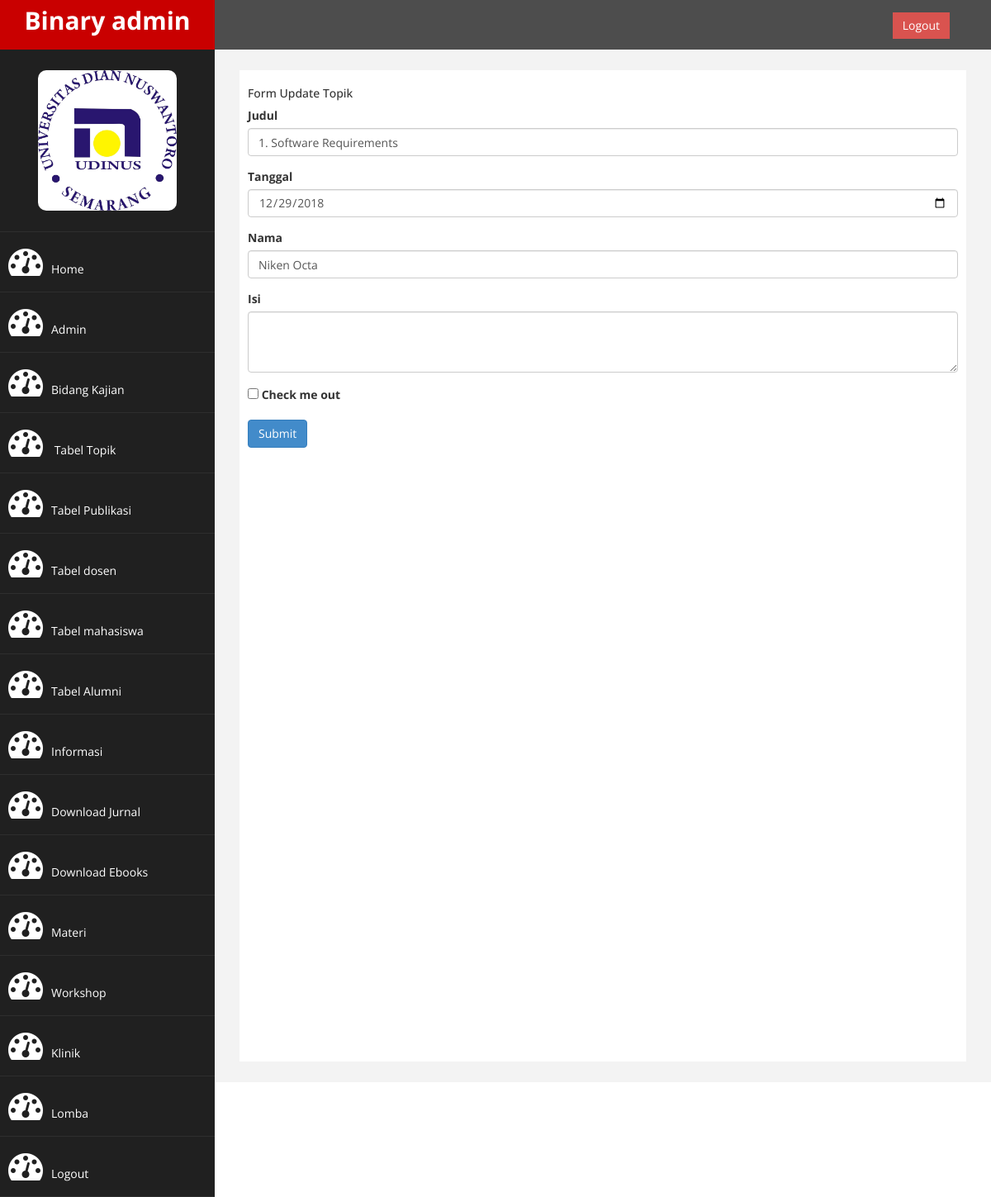
Page /admin/form-update-topik.php?id=1 (signed in) on the committed database.
### tables this page shows
CREATE TABLE IF NOT EXISTS `topik` (
`id` int(20) NOT NULL,
  `judul` varchar(200) NOT NULL,
  `tanggal` date NOT NULL,
  `nama` varchar(10) NOT NULL,
  `isi` text NOT NULL
);

### admin/form-update-topik.php (the view, shortened to what this page needs)
<?php
	include "koneksi.php";
	$id=$_GET['id'];
	$ambil = "SELECT * FROM topik WHERE id=$id";
	$query = mysqli_query($koneksi, $ambil);
	while($pecah=mysqli_fetch_array($query)){
		if (mysqli_num_rows($query)>0) {
			$judul=$pecah['judul'];
      $tanggal=$pecah['tanggal'];
			$nama=$pecah['nama'];
			$isi=$pecah['isi'];
		}
	}
?>
<!DOCTYPE html>
<html xmlns="http://www.w3.org/1999/xhtml">
<head>
    <link href="assets/css/bootstrap.css" rel="stylesheet" />
    <link href="assets/css/font-awesome.css" rel="stylesheet" />
    <link href="assets/js/morris/morris-0.4.3.min.css" rel="stylesheet" />
    <link href="assets/css/custom.css" rel="stylesheet" />
</head>
<body>
    <div id="wrapper">
        <nav class="navbar navbar-default navbar-cls-top " role="navigation" style="margin-bottom: 0">
            <div class="navbar-header">
                <a class="navbar-brand" href="index.html">Binary admin</a>
            </div>
  <div style="color: white;
padding: 15px 50px 5px 50px;
float: right;
font-size: 16px;"><a href="login.php" class="btn btn-danger square-btn-adjust">Logout</a> </div>
        </nav>
                <nav class="navbar-default navbar-side" role="navigation">
            <div class="sidebar-collapse" class="dropdown">
                <ul class="nav" id="main-menu">
				<li class="text-center">
                    <img src="assets/img/Logo_udinus1.jpg" class="user-image img-responsive"/>
					</li>
                     <li>
                        <a  href="index.php"><i class="fa fa-dashboard fa-3x"></i>Home</a>
                    </li>
                    <li>
                        <a  href=index.php?halaman=admin><i class="fa fa-dashboard fa-3x"></i>Admin</a>
                    </li>
                     <li>
                        <a  href=index.php?halaman=bidang_kajian><i class="fa fa-dashboard fa-3x"></i>Bidang Kajian</a>
                    </li>
                    <li>
                        <a  href="index.php?halaman=topik"><i class="fa fa-dashboard fa-3x"></i> Tabel Topik</a>
                    </li>
                   <li>
                        <a  href="index.php?halaman=publikasi"><i class="fa fa-dashboard fa-3x"></i>Tabel Publikasi</a>
                    </li>
                    <li>
                      <a href="index.php?halaman=dosen"><i class="fa fa-dashboard fa-3x"></i>Tabel dosen</a>
                  </li>
                  <li>
                      <a href="index.php?halaman=mahasiswa"><i class="fa fa-dashboard fa-3x"></i>Tabel mahasiswa</a>
                  </li>
                  <li>
                      <a href="index.php?halaman=alumni"><i class="fa fa-dashboard fa-3x"></i>Tabel Alumni</a>
                  </li>
                    <li>
                        <a  href=index.php?halaman=berita><i class="fa fa-dashboard fa-3x"></i>Informasi</a>
                    </li>
                    <li>
                        <a  href=index.php?halaman=download><i class="fa fa-dashboard fa-3x"></i>Download Jurnal</a>
                    </li>
                     <li>
                        <a  href=index.php?halaman=ebook><i class="fa fa-dashboard fa-3x"></i>Download Ebooks</a>
                    </li>
                    <li>
                        <a  href="index.php?halaman=materi"><i class="fa fa-dashboard fa-3x"></i>Materi</a>
                    </li>
                    <li>
                        <a  href="index.php?halaman=kegiatan"><i class="fa fa-dashboard fa-3x"></i>Workshop</a>
                    </li>
                    <li>
                        <a  href="index.php?halaman=klinik"><i class="fa fa-dashboard fa-3x"></i>Klinik</a>
                    </li>
                    <li>
                        <a  href="index.php?halaman=lomba"><i class="fa fa-dashboard fa-3x"></i>Lomba</a>
                    </li>
                    <li>
                        <a  href="logout.php"><i class="fa fa-dashboard fa-3x"></i>Logout</a>
                    </li>
                </ul>
            </div>
        </nav>
        <div id="page-wrapper" >
            <div id="page-inner">
				<h5>Form Update Topik</h5>
				<form action="proses-update-topik.php" method="post">
					  <div class="form-group">
					    <label for="exampleInputEmail1">Judul</label>
					    <input type="text" class="form-control" name="judul" value="<?php echo $judul ?>" aria-describedby="emailHelp" placeholder="Judul" >
					  </div>
					  <div class="form-group">
					    <label for="exampleInputPassword1">Tanggal</label>
					    <input type="date" class="form-control" class="text-center" name="tanggal" value="<?php echo $tanggal ?>" placeholder="Tanggal">
					  </div>
            <div class="form-group">
              <label for="exampleInputEmail1">Nama</label>
              <input type="text" class="form-control" name="nama" value="<?php echo $nama ?>" aria-describedby="emailHelp" placeholder="Nama" >
            </div>
					 <div class="form-group">
              <label for="exampleFormControlTextarea1">Isi</label>
              <textarea class="form-control" name="isi" id="exampleFormControlTextarea1" rows="3" value="<?php echo $isi ?>"></textarea>
           </div>
					  <div class="form-group form-check">
					    <input type="checkbox" class="form-check-input" id="exampleCheck1">
					    <label class="form-check-label" for="exampleCheck1">Check me out</label>
					  </div>
					  <button type="submit" class="btn btn-primary">Submit</button>
				</form>
            </div>
        </div>
</body>
</html>

### admin/assets/css/custom.css (style rules this page uses)
body { font-family: 'Open Sans', sans-serif; }
#wrapper { width: 100%; background:#202020; }
#page-wrapper { padding: 15px 15px; min-height: 600px; background:#F3F3F3; }
#page-inner { width:100%; margin:10px 20px 10px 0px; background-color:#fff!important; padding:10px; min-height:1200px; }
.text-center { text-align:center; }
.square-btn-adjust { border: 0px solid transparent; -webkit-border-radius: 0px; -moz-border-radius: 0px; border-radius: 0px; }
.user-image { margin: 25px auto; -webkit-border-radius: 10px; -moz-border-radius: 10px; border-radius: 10px; max-height:170px; max-width:170px; }
.navbar-cls-top .navbar-brand { color: #fff; background: #C90000; width: 260px; text-align: center; height: 60px; font-size: 30px; font-weight: 700; }
.sidebar-collapse , .sidebar-collapse .nav { background:none; }
.sidebar-collapse .nav { padding:0; }
.sidebar-collapse .nav > li > a { color:#fff; background:#202020; text-shadow:none; }
.sidebar-collapse > .nav > li > a { padding:15px 10px; }
.sidebar-collapse > .nav > li { border-bottom: 1px solid rgba(107, 108, 109, 0.19); }
.navbar-side { border:none; background-color: #202020; }
.navbar-cls-top { background:#4D4D4D; border-bottom:none; }
.navbar-default { border:0px solid black; }
.navbar-header { background: #A70303; }
.nav > li > a > i { margin-right:10px; }
@media (min-width:768px) { #page-wrapper { margin: 0 0 0 260px; padding: 15px 30px; min-height: 1200px; } }
@media (min-width:768px) { .navbar-side { z-index: 1; position: absolute; width: 260px; } }
@media (min-width:768px) { .navbar { border-radius: 0px; } }

### rows in the picture
topik: judul "1. Software Requirements", tanggal "12/29/2018", nama "Niken Octa"
